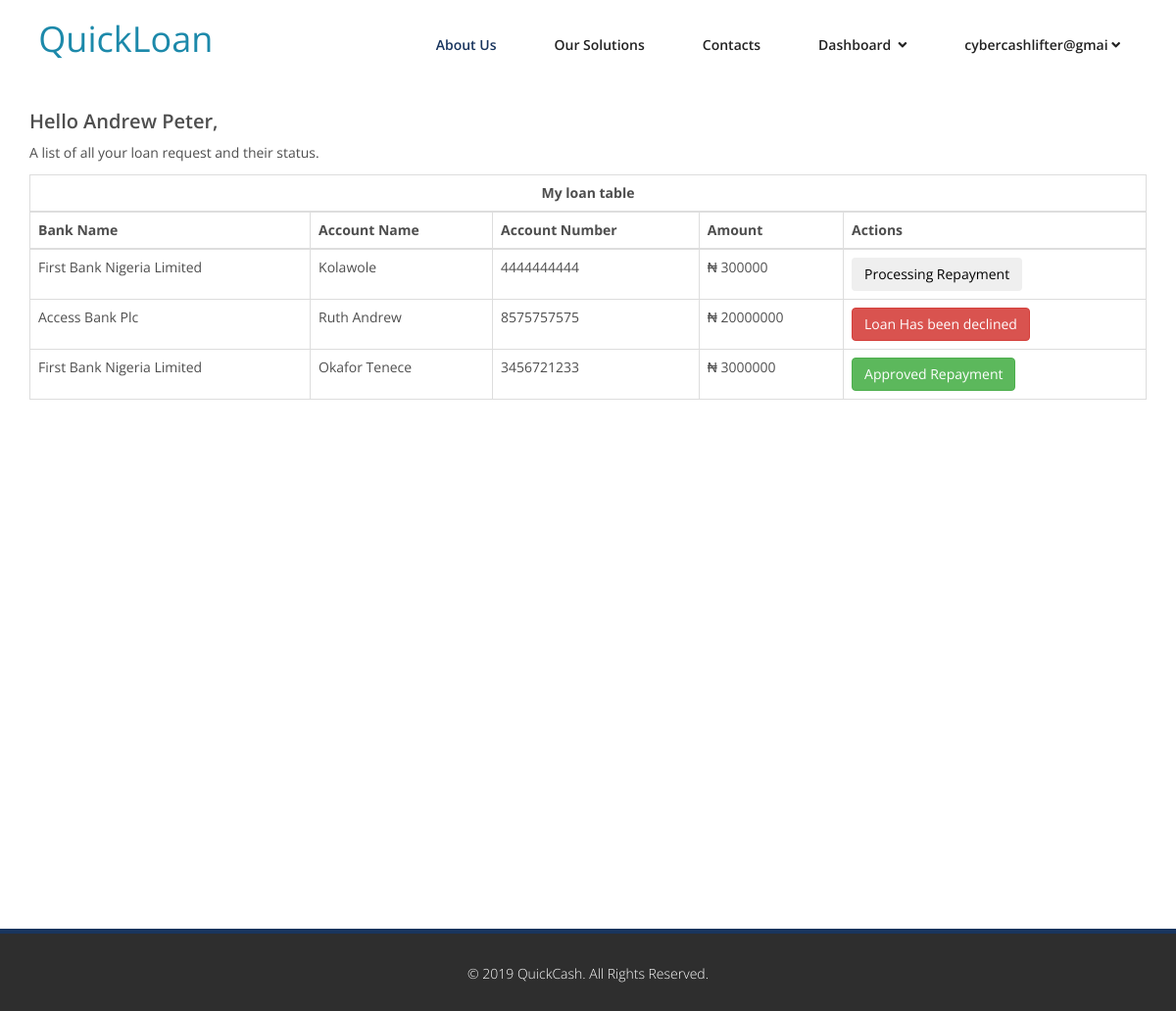
The page /dashboard/my-loan (signed in) on the database its author committed.
### accounts/models.py (models this page shows, shortened)
class User(AbstractBaseUser, PermissionsMixin):
    username = None
    email = models.EmailField(_('email address'), unique=True)
    first_name = models.CharField(_('first name'), max_length=30, blank=True)
    last_name = models.CharField(_('last name'), max_length=30, blank=True)
    date_joined = models.DateTimeField(
        _('date joined'), default=datetime.now)
    last_login = models.DateTimeField(
        _('last login'), default=datetime.now)
    is_active = models.BooleanField(_('active'), default=True)
    email_confirmed = models.BooleanField(_('email confirmed'), default=False)
    is_staff = models.BooleanField(_('is staff'), default=False)
    phone_no = models.CharField(_('phone no'), max_length=14, blank=True, null=True, default="0909090909090")
    activation_token = models.CharField(_('activation token'), max_length=255, blank=True, null=True)
    bvn = models.IntegerField(_('bvn'), blank=True, null=True, default="0000000000")
    avatar = models.ImageField(upload_to='avatars/', null=True, blank=True)
    USERNAME_FIELD = 'email'
    REQUIRED_FIELDS = []
    objects = UserManager()
    class Meta:
        verbose_name = _('user')
        verbose_name_plural = _('users')
    def get_full_name(self):
        full_name = '%s %s' % (self.first_name, self.last_name)
        return full_name.strip()

### dashboard/models.py (models this page shows, shortened)
class Loan(models.Model):
    user = models.ForeignKey(User, on_delete=models.CASCADE, related_name='users')
    admin_user = models.ForeignKey(User, on_delete=models.CASCADE,
                                   related_name='admin_users', default=None, blank=True, null=True)
    account_name = models.CharField(max_length=150)
    account_number = models.IntegerField(blank=True, null=True)
    bank_name = models.CharField(max_length=255)
    amount = models.CharField(max_length=20)
    repayment_status = models.IntegerField(default=0, blank=True, null=True)
    approve_or_decline = models.BooleanField(default=False)
    created_at = models.DateTimeField(default=datetime.now, blank=True, null=True)
    updated_at = models.DateTimeField(default=datetime.now, blank=True, null=True)

### dashboard/views.py (the view)
# urls.py: path('my-loan', my_loan, name='my_loan'),
@login_required(login_url="/accounts/login")
def my_loan(request):
    user = int(request.user.id)
    my_loans = Loan.objects.filter(user=user).order_by('-created_at')
    context = {'my_loans':my_loans}
    return render(request, 'dashboard/my_loan.html', context)

### dashboard/templates/dashboard/my_loan.html (shortened to what this page needs)
{% extends 'base.html' %}
{% block content %}
{% load static %}
<div class="container">
  <h2>Hello {{user.get_full_name|title}},</h2>
  <p>A list of all your loan request and their status.</p>
  <div class="col-md-6 pad-md-0">
</div>
  <table class="table table-bordered">
    <thead>
        <tr class="table-active">
            <td colspan="5" class="text-center"><strong>My loan table</strong></td>
        </tr>
        <tr>
            <th>Bank Name</th>
            <th>Account Name</th>
            <th>Account Number</th>
            <th>Amount</th>
            <th>Actions</th>
        </tr>
    </thead>
    <tbody>
    {% for my_loan in my_loans %}
        <tr>
            <td>{{my_loan.bank_name|title}}</td>
            <td>{{my_loan.account_name|title}}</td>
            <td>{{my_loan.account_number}}</td>
            <td>₦&nbsp;{{my_loan.amount}}</td>
            <td>
            {% if my_loan.approve_or_decline and my_loan.admin_user != None %}
                {% if my_loan.repayment_status == 1 %}
                    <button class="btn btn-secondary margin-top-0 margin-right-0" style="margin-right:0px;">Processing Repayment</button>
                {% elif my_loan.repayment_status == 2 %}
                    <button class="btn btn-success margin-top-0 margin-right-0" style="margin-right:0px;">Approved Repayment</button>
                {% elif my_loan.repayment_status == 3 %}
                    <button class="btn btn-danger margin-top-0 margin-right-0" style="margin-right:0px;">Repayment Declined</button>
                {% else %}
                    <button class="btn btn-warning margin-top-0 margin-right-0" style="margin-right:0px;" data-toggle="modal" data-target="#loanRepayment{{my_loan.pk}}">Repayment</button>
                {% endif %}
            {% elif not my_loan.approve_or_decline and my_loan.admin_user != None %}
                <button class="btn btn-danger margin-top-0 margin-right-0">Loan Has been declined</button>
            {% else %}
                <button class="btn btn-secondary margin-top-0 margin-right-0">Pending</button>
            {% endif %}
            </td>
        </tr>
        {% empty %}
            <tr class="table-active">
                <td colspan="5" class="text-center"><strong>No recent entries.</strong></td>
            </tr>
    {% endfor %}
    </tbody>
  </table>
</div>
{% endblock %}

### loan_application/templates/base.html (shortened to what this page needs)
{% load static %}
<!DOCTYPE html>
<html lang="en">
<head>
    <link href="{% static 'assets/css/bootstrap.min.css' %}" rel="stylesheet">
    <link rel="stylesheet" href="https://use.fontawesome.com/releases/v5.6.3/css/all.css">
    <link href="{% static 'assets/css/animate.min.css' %}" rel="stylesheet">
    <link href="{% static 'assets/css/owl.carousel.min.css' %}" rel="stylesheet">
    <link href="{% static 'assets/css/icomoon.css' %}" rel="stylesheet">
    <link href="{% static 'assets/css/main.css' %}" rel="stylesheet">
    <link href="{% static 'assets/css/style.css' %}" rel="stylesheet">
    <link href="{% static 'assets/css/responsive.css' %}" rel="stylesheet">
    <link href="{% static 'assets/css/datepicker.min.css' %}" rel="stylesheet">
    <link rel="stylesheet" href="{% static 'assets/plugins/magnific-popup/magnific-popup.css' %}">
</head>
<body class="homepage">
    <header id="header">
        <nav class="navbar navbar-inverse" role="banner">
            <div class="container">
                <div class="navbar-header">
                    <a class="navbar-brand" href="{% url 'home' %}">
                        <a class="navbar-brand" href="{% url 'home' %}">&nbsp;<span class="secondary-color">QuickLoan</span></a>
                    </a>
                </div>
                <div class="collapse navbar-collapse navbar-right">
                    <ul class="nav navbar-nav">
                        <li class="active"><a href="#">About Us</a></li>
                        <li><a href="#">Our Solutions</a></li>
                        <li><a href="#">Contacts</a></li>
                        {% if user.is_authenticated %}
                            <li class="dropdown">
                                <a href="#" class="dropdown-toggle" data-toggle="dropdown">Dashboard &nbsp;<i class="fa fa-angle-down"></i></a>
                            </li>
                            <li class="dropdown">
                                <a href="#" class="dropdown-toggle" data-toggle="dropdown">{{user.email|slice:"20"}}&nbsp;<i class="fa fa-angle-down"></i></a>
                            </li>
                        {% endif %}
                    </ul>
                </div>
            </div>
        </nav>
    </header>
    {% block content %}
    {% endblock %}
        <section class="base-content-container" >
        </section>
    <div class="container-fluid">
        <footer id="footer" class="midnight-blue">
            <div class="container">
                <div class="row">
                    <div class="col-sm-12 text-center">
                        &copy; 2019 <a target="_blank" href="{% url 'home' %}" style="color: #fff;" title="QuickCash">QuickCash</a>.
                        All Rights Reserved.
                    </div>
                </div>
            </div>
        </footer>
    </div>
</body>
</html>

### loan_application/static/assets/css/main.css (style rules this page uses)
body { background: #fff; font-family: 'Open Sans', sans-serif; color: #4e4e4e; line-height: 22px; }
h1, h2, h3, h4, h5, h6 { font-weight: 600; font-family: 'Open Sans', sans-serif; color: #4e4e4e; }
h2 { font-size: 20px; }
a { color: #19355E; -webkit-transition: color 300ms, background-color 300ms; transition: color 300ms, background-color 300ms; }
body>section { padding: 70px 0; }
.navbar>.container .navbar-brand { margin-left: 0; }
.navbar-brand { padding: 0; margin: 0; }
.navbar { border-radius: 0; margin-bottom: 0; background: #fff; padding: 15px 0; padding-bottom: 0; }
.navbar-nav { margin-top: 12px; }
.navbar-nav>li { margin-left: 35px; padding-bottom: 28px; }
.navbar-inverse .navbar-nav>li>a { padding: 5px 12px; margin: 0; border-radius: 0px; color: #222; line-height: 24px; display: inline-block; font-weight: 600; border-bottom: 2px solid #fff; border-top: 2px solid #fff; }
.navbar-inverse { border: none; }
.navbar-inverse .navbar-brand { font-size: 36px; line-height: 50px; color: #fff; }
.navbar-inverse .navbar-nav>.active>a, .navbar-inverse .navbar-nav>.active>a:hover, .navbar-inverse .navbar-nav>.active>a:focus, .navbar-inverse .navbar-nav>.active>a:active, .navbar-inverse .navbar-nav>.open>a, .navbar-inverse .navbar-nav>.open>a:hover, .navbar-inverse .navbar-nav>.open>a:active, .navbar-inverse .navbar-nav>.open>a:focus { background-color: #fff; color: #19355E; }
.navbar-inverse .navbar-collapse, .navbar-inverse .navbar-form { border-top: 0; padding-bottom: 0; }
#footer { background: none repeat scroll 0 0 #2E2E2E; border-top: 5px solid #19355E; height: 84px; }
#footer { padding-top: 30px; padding-bottom: 30px; color: #fff; background: #2e2e2e; font-weight: 300; }
#footer a { color: #fff; }

### loan_application/static/assets/css/style.css (style rules this page uses)
.base-content-container { min-height: calc(80vh - 120px); }
.pad-md-0 { padding : 0px; }
.secondary-color { color: #4FCDFF !important; }
.margin-right-0 { margin-right: 0px; }
.margin-top-0 { margin-top: 0px; }
.secondary-color { color: #1c89aa !important; }

### rows shown on the page
User: email "cybercashlifter@gmai", get_full_name "Andrew Peter"
Loan: bank_name "First Bank Nigeria Limited", account_name "Kolawole", account_number "4444444444", amount "300000", approve_or_decline "Processing Repayment"
Loan: bank_name "Access Bank Plc", account_name "Ruth Andrew", account_number "8575757575", amount "20000000", approve_or_decline "Loan Has been declined"
Loan: bank_name "First Bank Nigeria Limited", account_name "Okafor Tenece", account_number "3456721233", amount "3000000", approve_or_decline "Approved Repayment"
